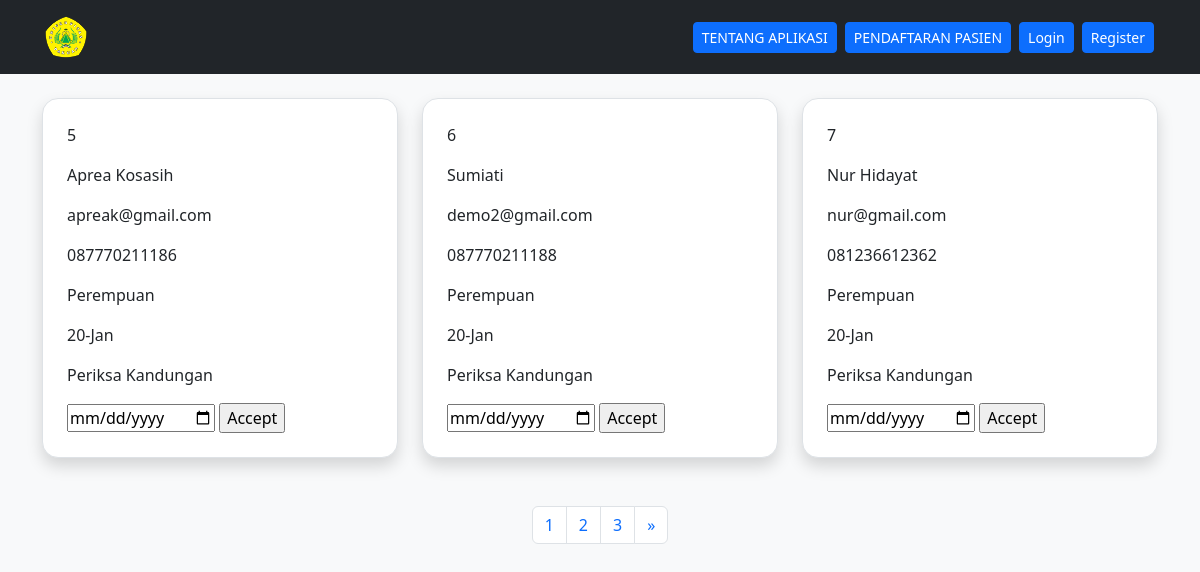
/managependaftaran/, run on an earlier commit of the app's database.
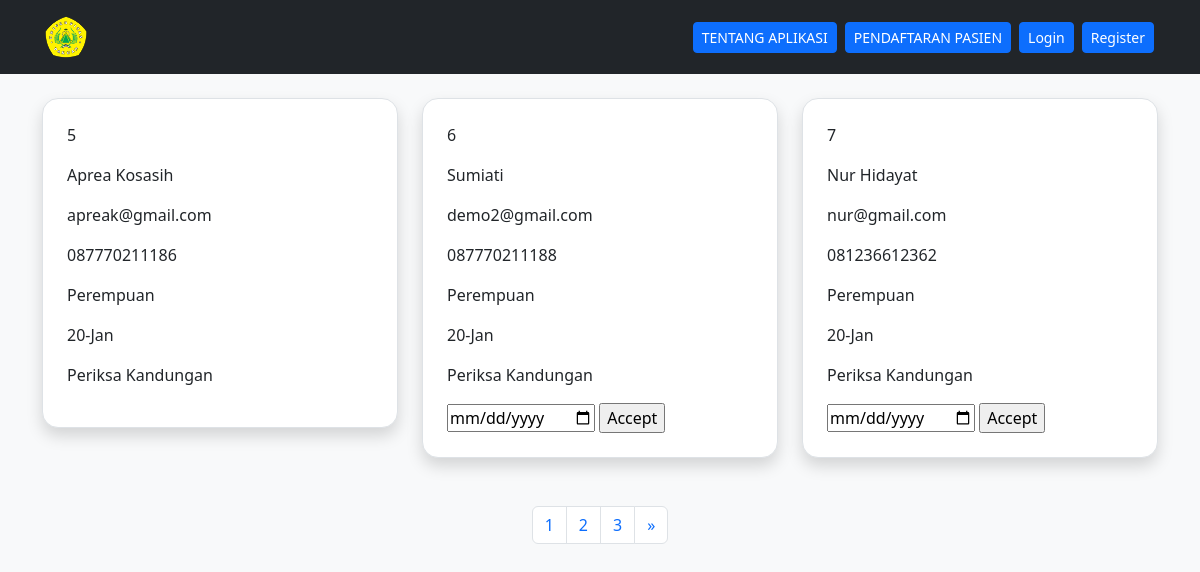
And on a later commit of the database.
### bidan/models.py (models this page shows, shortened)
class Pendaftaran(models.Model):
    name = models.CharField(max_length=50)
    email = models.CharField(max_length=100)
    nomortelepon = models.CharField(max_length=15)
    jeniskelamin = models.CharField(max_length=15)
    message = models.TextField(blank=True)
    tanggal_daftar = models.DateField(auto_now_add=True)
    daftar_konfirmasi = models.BooleanField(default=False)
    tanggal_konfirmasi = models.DateField(
        auto_now_add=False, null=True, blank=True)
    class Meta:
        ordering = ["-tanggal_daftar", ]

### bidan/views.py (the view, shortened to what this page needs)
# urls.py: path('managependaftaran/', ManagePendaftaranTemplateView.as_view(), name='manage'),
class ManagePendaftaranTemplateView(ListView):
    template_name = 'listpendaftar.html'
    model = Pendaftaran
    context_object_name = "pendaftaran"
    login_required = True
    paginate_by = 3
    def get_context_data(self, *args, **kwargs):
        context = super().get_context_data(*args, **kwargs)
        context.update({
            "title": "Manage Pendaftaran"
        })
        return context

### templates/listpendaftar.html (shortened to what this page needs)
{% extends 'base.html' %} {% block content %}
<div class="container my-4">
  <div class="row g-4">
    {% if data in pendaftaran is None %}
    <p>Belum Ada Pendaftaran</p>
    {% else %} {% for data in pendaftaran %}
    <div class="col-12 col-md-4">
      <div class="p-4 rounded-4 bg-body shadow border">
        <p scope="row">{{data.id}}</p>
        <p>{{data.name}}</p>
        <p>{{data.email}}</p>
        <p>{{data.nomortelepon}}</p>
        <p>{{data.jeniskelamin}}</p>
        <p>{{data.tanggal_daftar|date:"d"}}-{{data.tanggal_daftar|date:"M"}}</p>
        <p>{{data.message}}</p>
        {% if data.daftar_konfirmasi == False %}
        <form method="POST" action="{% url 'manage' %}">
          <input type="date" name="date" />
          <input type="submit" value="Accept" />
        </form>
        {% endif %}
      </div>
    </div>
    {% endfor %} {% endif %}
  </div>
  {% if is_paginated %}
  <nav aria-label="Page navigation example">
    <ul class="pagination justify-content-center my-5">
       {% for number in page_obj.paginator.page_range %}
      <li class="page-item">
        <a class="page-link" href="?page={{number}}">{{number}}</a>
      </li>
      {% endfor %} {% if page_obj.has_next %}
      <li class="page-item">
        <a
          class="page-link"
          href="?page={{page_obj.prebious_page_number}}"
          aria-label="Next"
        >
          <span aria-hidden="true">&raquo;</span>
        </a>
      </li>
      {% endif %}
    </ul>
  </nav>
  {% endif %}
</div>
{% endblock content %} {% block script %} {% endblock script %}

What changed in the data, as far as the page shows it:
changed Pendaftaran "Aprea Kosasih": daftar_konfirmasi False → True (drawn); value "Accept" → (not shown)
